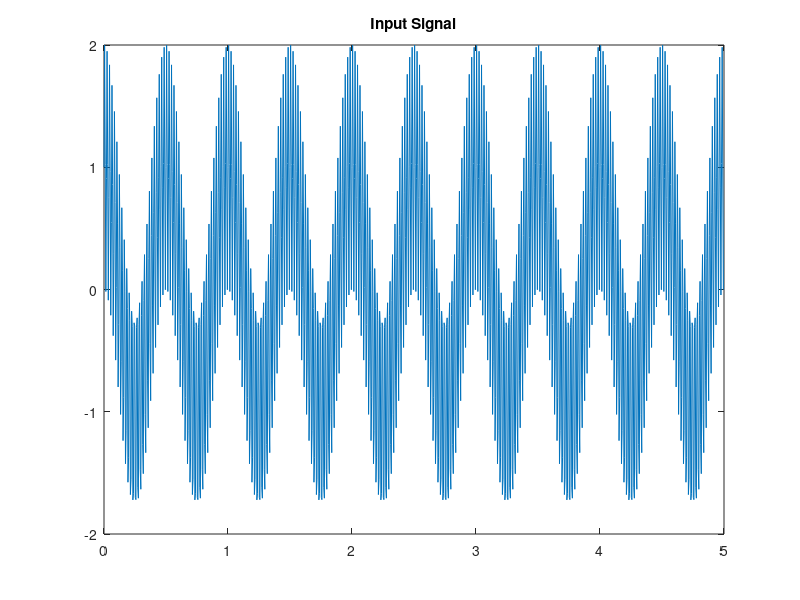
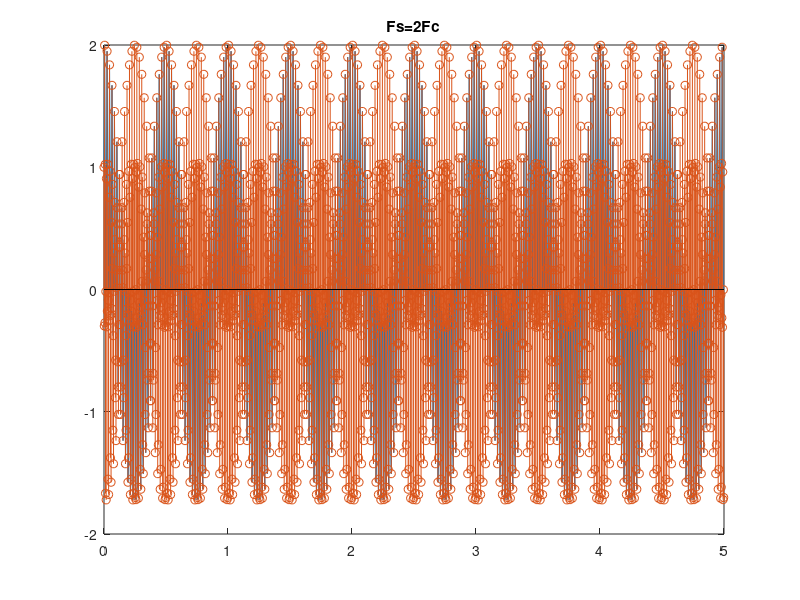
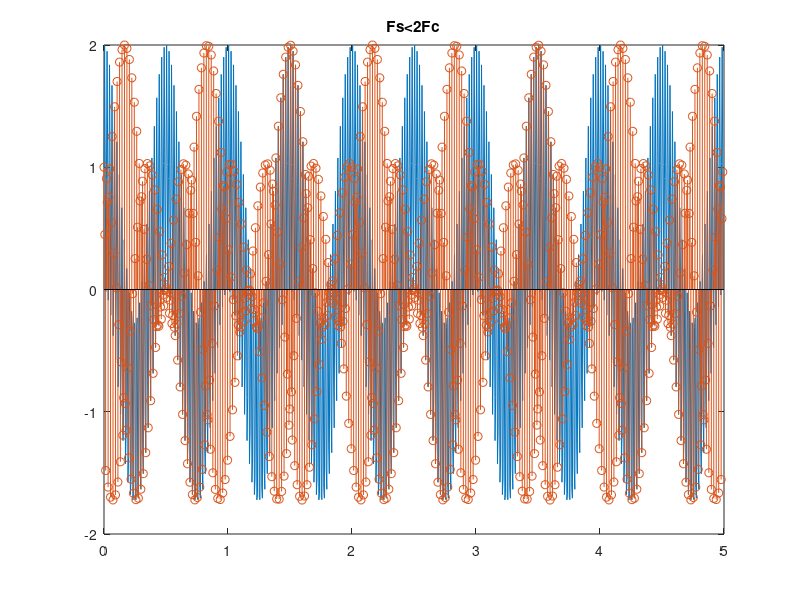

Write the MATLAB code that produced these figures, in order.
f1=50;
f2=200;
Fs=202;
t=0:1/Fs:5-(1/Fs);
Y1=sin(2*pi*f1*t)+cos(2*pi*f2*t);

double_=2;
Fs_1=double_*Fs;
t1=0:1/(Fs_1):5-(1/(Fs_1));
u1=sin(2*pi*f1*t1)+cos(2*pi*f2*t1); %Fs=2*Fc


randVal=(randi([3,10],1));
Fs_2=randVal*Fs;
t2=0:(1/(Fs_2)):5-(1/(Fs_2));
u2=sin(2*pi*f1*t2)+cos(2*pi*f2*t2); %Fs>2*Fc

threeFourth=(3/4);
Fs_3=threeFourth*Fs;
t3=0:(1/(Fs_3)):5-(1/(Fs_3));
u3=sin(2*pi*f1*t3)+cos(2*pi*f2*t3); %Fs<2*Fc


figure(1)
plot(t,Y1)
title('Input Signal')
figure(2)
plot(t,Y1)
hold on
stem(t1,u1)
title('Fs=2Fc')
hold off
figure(3)
plot(t,Y1)
hold on
stem(t2,u2)
title('Fs>2Fc')
hold off
figure(3)
plot(t,Y1)
hold on
stem(t3,u3)
title('Fs<2Fc')

